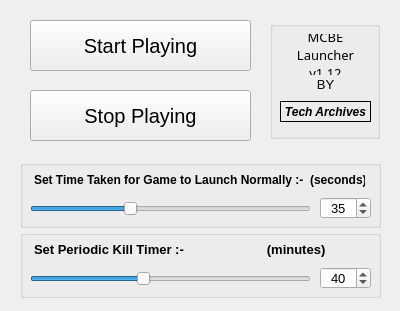
<?xml version="1.0" encoding="UTF-8"?>
<ui version="4.0">
 <class>window</class>
 <widget class="QWidget" name="window">
  <property name="geometry">
   <rect>
    <x>0</x>
    <y>0</y>
    <width>400</width>
    <height>311</height>
   </rect>
  </property>
  <property name="sizePolicy">
   <sizepolicy hsizetype="Fixed" vsizetype="Fixed">
    <horstretch>0</horstretch>
    <verstretch>0</verstretch>
   </sizepolicy>
  </property>
  <property name="windowTitle">
   <string>BLauncher - Launcher For Minecraft Windows 10 Edition</string>
  </property>
  <widget class="QPushButton" name="startb">
   <property name="enabled">
    <bool>true</bool>
   </property>
   <property name="geometry">
    <rect>
     <x>30</x>
     <y>20</y>
     <width>221</width>
     <height>51</height>
    </rect>
   </property>
   <property name="sizePolicy">
    <sizepolicy hsizetype="Fixed" vsizetype="Fixed">
     <horstretch>0</horstretch>
     <verstretch>0</verstretch>
    </sizepolicy>
   </property>
   <property name="font">
    <font>
     <pointsize>15</pointsize>
     <weight>50</weight>
     <italic>false</italic>
     <bold>false</bold>
     <underline>false</underline>
     <strikeout>false</strikeout>
     <stylestrategy>PreferAntialias</stylestrategy>
     <kerning>true</kerning>
    </font>
   </property>
   <property name="mouseTracking">
    <bool>false</bool>
   </property>
   <property name="text">
    <string>Start Playing</string>
   </property>
  </widget>
  <widget class="QPushButton" name="stopb">
   <property name="enabled">
    <bool>true</bool>
   </property>
   <property name="geometry">
    <rect>
     <x>30</x>
     <y>90</y>
     <width>221</width>
     <height>51</height>
    </rect>
   </property>
   <property name="sizePolicy">
    <sizepolicy hsizetype="Fixed" vsizetype="Fixed">
     <horstretch>0</horstretch>
     <verstretch>0</verstretch>
    </sizepolicy>
   </property>
   <property name="font">
    <font>
     <pointsize>15</pointsize>
     <weight>50</weight>
     <italic>false</italic>
     <bold>false</bold>
     <underline>false</underline>
     <strikeout>false</strikeout>
     <stylestrategy>PreferAntialias</stylestrategy>
     <kerning>true</kerning>
    </font>
   </property>
   <property name="mouseTracking">
    <bool>false</bool>
   </property>
   <property name="text">
    <string>Stop Playing</string>
   </property>
  </widget>
  <widget class="QGroupBox" name="groupBox">
   <property name="geometry">
    <rect>
     <x>20</x>
     <y>160</y>
     <width>361</width>
     <height>68</height>
    </rect>
   </property>
   <property name="title">
    <string/>
   </property>
   <widget class="QSlider" name="slider1">
    <property name="geometry">
     <rect>
      <x>10</x>
      <y>38</y>
      <width>281</width>
      <height>21</height>
     </rect>
    </property>
    <property name="autoFillBackground">
     <bool>false</bool>
    </property>
    <property name="inputMethodHints">
     <set>Qt::ImhFormattedNumbersOnly</set>
    </property>
    <property name="maximum">
     <number>100</number>
    </property>
    <property name="pageStep">
     <number>10</number>
    </property>
    <property name="value">
     <number>35</number>
    </property>
    <property name="sliderPosition">
     <number>35</number>
    </property>
    <property name="orientation">
     <enum>Qt::Horizontal</enum>
    </property>
    <property name="tickPosition">
     <enum>QSlider::NoTicks</enum>
    </property>
    <property name="tickInterval">
     <number>1</number>
    </property>
   </widget>
   <widget class="QDoubleSpinBox" name="spinbox1">
    <property name="geometry">
     <rect>
      <x>300</x>
      <y>37</y>
      <width>51</width>
      <height>22</height>
     </rect>
    </property>
    <property name="font">
     <font>
      <pointsize>10</pointsize>
      <weight>50</weight>
      <bold>false</bold>
      <stylestrategy>PreferAntialias</stylestrategy>
     </font>
    </property>
    <property name="toolTip">
     <string/>
    </property>
    <property name="toolTipDuration">
     <number>2</number>
    </property>
    <property name="alignment">
     <set>Qt::AlignCenter</set>
    </property>
    <property name="buttonSymbols">
     <enum>QAbstractSpinBox::UpDownArrows</enum>
    </property>
    <property name="decimals">
     <number>0</number>
    </property>
    <property name="minimum">
     <double>1.000000000000000</double>
    </property>
    <property name="maximum">
     <double>100.000000000000000</double>
    </property>
    <property name="singleStep">
     <double>1.000000000000000</double>
    </property>
    <property name="stepType">
     <enum>QAbstractSpinBox::DefaultStepType</enum>
    </property>
    <property name="value">
     <double>35.000000000000000</double>
    </property>
   </widget>
   <widget class="QLabel" name="label">
    <property name="geometry">
     <rect>
      <x>14</x>
      <y>4</y>
      <width>331</width>
      <height>31</height>
     </rect>
    </property>
    <property name="font">
     <font>
      <family>Arial</family>
      <pointsize>9</pointsize>
      <weight>75</weight>
      <italic>false</italic>
      <bold>true</bold>
      <underline>false</underline>
      <stylestrategy>PreferAntialias</stylestrategy>
      <kerning>true</kerning>
     </font>
    </property>
    <property name="text">
     <string>Set Time Taken for Game to Launch Normally :-  (seconds)</string>
    </property>
   </widget>
  </widget>
  <widget class="QGroupBox" name="groupBox_2">
   <property name="geometry">
    <rect>
     <x>270</x>
     <y>21</y>
     <width>110</width>
     <height>118</height>
    </rect>
   </property>
   <property name="title">
    <string/>
   </property>
   <widget class="QLabel" name="label_2">
    <property name="geometry">
     <rect>
      <x>10</x>
      <y>13</y>
      <width>91</width>
      <height>41</height>
     </rect>
    </property>
    <property name="font">
     <font>
      <family>Doppio One</family>
      <pointsize>10</pointsize>
     </font>
    </property>
    <property name="text">
     <string>MCBE Launcher v1.12</string>
    </property>
    <property name="alignment">
     <set>Qt::AlignCenter</set>
    </property>
    <property name="wordWrap">
     <bool>true</bool>
    </property>
   </widget>
   <widget class="QLabel" name="label_3">
    <property name="geometry">
     <rect>
      <x>40</x>
      <y>53</y>
      <width>31</width>
      <height>21</height>
     </rect>
    </property>
    <property name="font">
     <font>
      <pointsize>10</pointsize>
     </font>
    </property>
    <property name="text">
     <string>BY</string>
    </property>
    <property name="alignment">
     <set>Qt::AlignCenter</set>
    </property>
   </widget>
   <widget class="QLabel" name="label_4">
    <property name="geometry">
     <rect>
      <x>10</x>
      <y>80</y>
      <width>91</width>
      <height>21</height>
     </rect>
    </property>
    <property name="font">
     <font>
      <family>Arial</family>
      <pointsize>9</pointsize>
      <weight>75</weight>
      <italic>true</italic>
      <bold>true</bold>
      <stylestrategy>PreferAntialias</stylestrategy>
     </font>
    </property>
    <property name="frameShape">
     <enum>QFrame::Box</enum>
    </property>
    <property name="text">
     <string>Tech Archives</string>
    </property>
    <property name="alignment">
     <set>Qt::AlignCenter</set>
    </property>
   </widget>
  </widget>
  <widget class="QGroupBox" name="groupBox_3">
   <property name="geometry">
    <rect>
     <x>20</x>
     <y>230</y>
     <width>361</width>
     <height>68</height>
    </rect>
   </property>
   <property name="title">
    <string/>
   </property>
   <widget class="QSlider" name="slider2">
    <property name="geometry">
     <rect>
      <x>10</x>
      <y>38</y>
      <width>281</width>
      <height>21</height>
     </rect>
    </property>
    <property name="autoFillBackground">
     <bool>false</bool>
    </property>
    <property name="inputMethodHints">
     <set>Qt::ImhFormattedNumbersOnly</set>
    </property>
    <property name="maximum">
     <number>100</number>
    </property>
    <property name="pageStep">
     <number>10</number>
    </property>
    <property name="value">
     <number>40</number>
    </property>
    <property name="sliderPosition">
     <number>40</number>
    </property>
    <property name="orientation">
     <enum>Qt::Horizontal</enum>
    </property>
    <property name="tickPosition">
     <enum>QSlider::NoTicks</enum>
    </property>
    <property name="tickInterval">
     <number>1</number>
    </property>
   </widget>
   <widget class="QDoubleSpinBox" name="spinbox2">
    <property name="geometry">
     <rect>
      <x>300</x>
      <y>37</y>
      <width>51</width>
      <height>22</height>
     </rect>
    </property>
    <property name="font">
     <font>
      <pointsize>10</pointsize>
      <weight>50</weight>
      <bold>false</bold>
      <stylestrategy>PreferAntialias</stylestrategy>
     </font>
    </property>
    <property name="toolTip">
     <string/>
    </property>
    <property name="toolTipDuration">
     <number>2</number>
    </property>
    <property name="alignment">
     <set>Qt::AlignCenter</set>
    </property>
    <property name="buttonSymbols">
     <enum>QAbstractSpinBox::UpDownArrows</enum>
    </property>
    <property name="decimals">
     <number>0</number>
    </property>
    <property name="minimum">
     <double>1.000000000000000</double>
    </property>
    <property name="maximum">
     <double>100.000000000000000</double>
    </property>
    <property name="singleStep">
     <double>1.000000000000000</double>
    </property>
    <property name="stepType">
     <enum>QAbstractSpinBox::DefaultStepType</enum>
    </property>
    <property name="value">
     <double>40.000000000000000</double>
    </property>
   </widget>
   <widget class="QLabel" name="label_5">
    <property name="geometry">
     <rect>
      <x>14</x>
      <y>4</y>
      <width>321</width>
      <height>31</height>
     </rect>
    </property>
    <property name="font">
     <font>
      <family>Arial</family>
      <pointsize>10</pointsize>
      <weight>75</weight>
      <italic>false</italic>
      <bold>true</bold>
      <underline>false</underline>
      <stylestrategy>PreferAntialias</stylestrategy>
      <kerning>true</kerning>
     </font>
    </property>
    <property name="text">
     <string>Set Periodic Kill Timer :-                       (minutes)</string>
    </property>
   </widget>
  </widget>
  <zorder>groupBox</zorder>
  <zorder>startb</zorder>
  <zorder>stopb</zorder>
  <zorder>groupBox_2</zorder>
  <zorder>groupBox_3</zorder>
 </widget>
 <tabstops>
  <tabstop>startb</tabstop>
  <tabstop>stopb</tabstop>
 </tabstops>
 <resources/>
 <connections/>
</ui>
